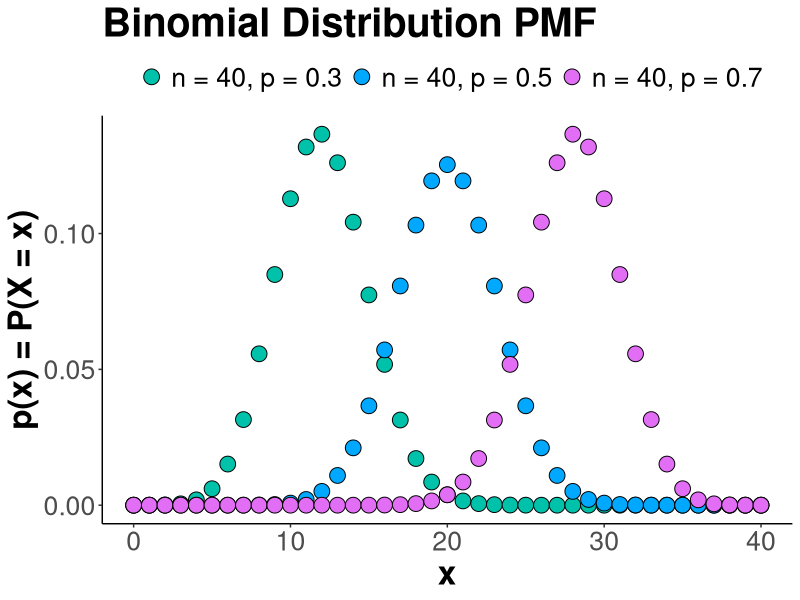
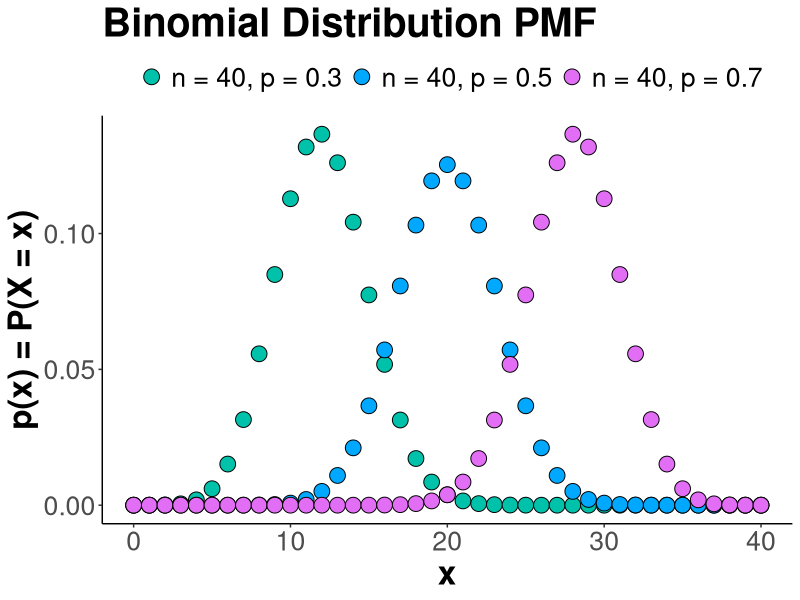
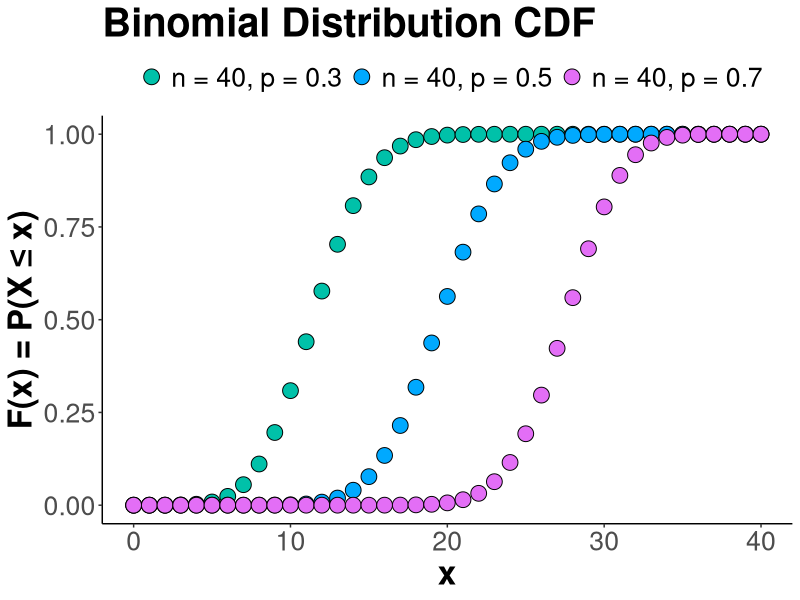
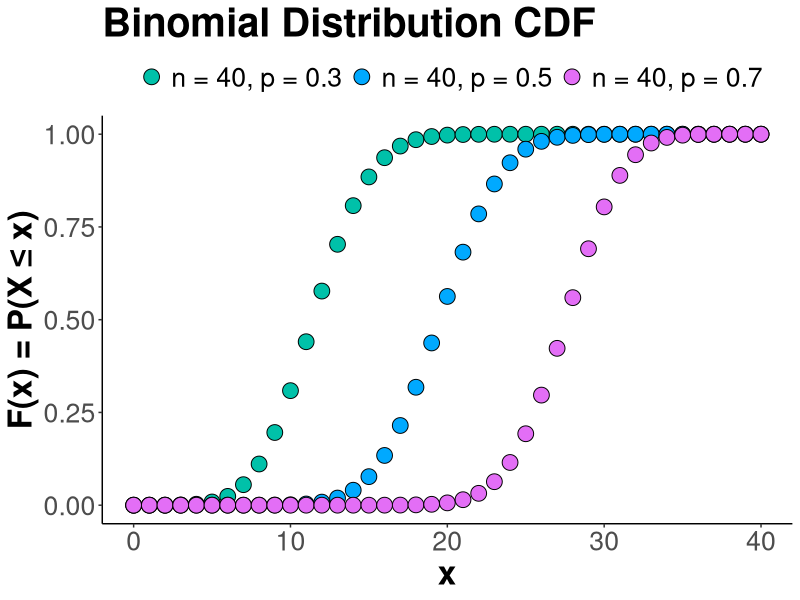

Recreate these plots in R, in order.
library(ggplot2)
library(svglite)

svglite("binomial_PMF.svg")
ggplot() +
xlim(0, 40) +
stat_function(aes(fill = "n = 40, p = 0.3"),
              geom = "point", shape = 21,
              size = 5, fun = dbinom, n = 41,
              args = list(size = 40, p = 0.3)) +
stat_function(aes(fill = "n = 40, p = 0.5"),
              geom = "point", shape = 21,
              size = 5, fun = dbinom, n = 41,
              args = list(size = 40, p = 0.5)) +
stat_function(aes(fill = "n = 40, p = 0.7"),
              geom = "point", shape = 21,
              size = 5, fun = dbinom, n = 41,
              args = list(size = 40, p = 0.7)) +
labs(x = "x", y = "p(x) = P(X = x)",
     title = "Binomial Distribution PMF") +
theme_classic() +
theme(text = element_text(size = 24),
      title = element_text(face = "bold"),
      legend.position = "top") +
guides(fill = guide_legend(title = "")) + 
scale_fill_hue(h = c(180, 300))
ggsave("binomial_PMF.svg", units = "cm")

svglite("binomial_CDF.svg")
ggplot() +
xlim(0, 40) +
stat_function(aes(fill = "n = 40, p = 0.3"),
              geom = "point", shape = 21,
              size = 5, fun = pbinom, n = 41,
              args = list(size = 40, p = 0.3)) +
stat_function(aes(fill = "n = 40, p = 0.5"),
              geom = "point", shape = 21,
              size = 5, fun = pbinom, n = 41,
              args = list(size = 40, p = 0.5)) +
stat_function(aes(fill = "n = 40, p = 0.7"),
              geom = "point", shape = 21,
              size = 5, fun = pbinom, n = 41,
              args = list(size = 40, p = 0.7)) +
labs(x = "x", y = "F(x) = P(X ≤ x)",
     title = "Binomial Distribution CDF") +
theme_classic() +
theme(text = element_text(size = 24),
      title = element_text(face = "bold"),
      legend.position = "top") +
guides(fill = guide_legend(title = "")) + 
scale_fill_hue(h = c(180, 300))
ggsave("binomial_CDF.svg", units = "cm")
